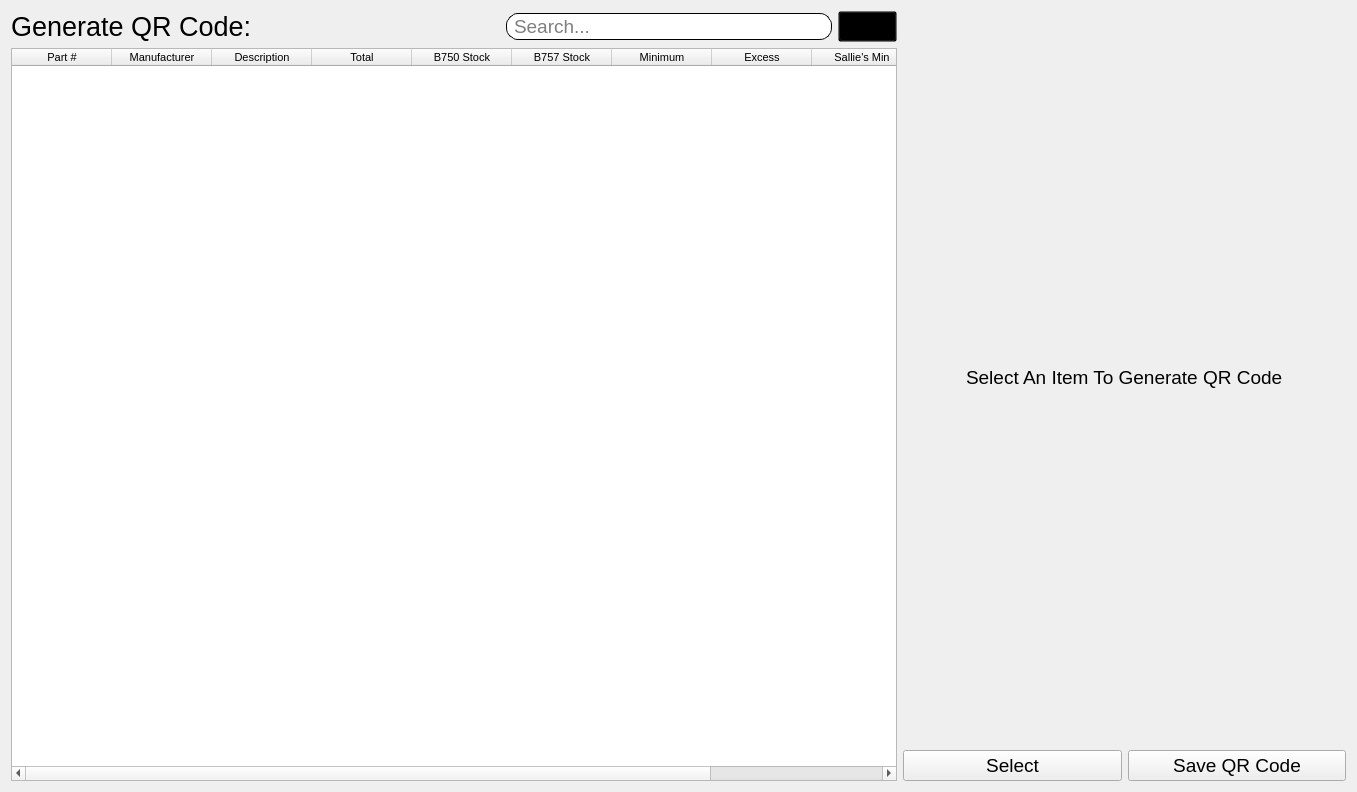
<?xml version="1.0" encoding="UTF-8"?>
<ui version="4.0">
 <class>centralwidget</class>
 <widget class="QWidget" name="centralwidget">
  <property name="geometry">
   <rect>
    <x>0</x>
    <y>0</y>
    <width>1357</width>
    <height>792</height>
   </rect>
  </property>
  <property name="sizePolicy">
   <sizepolicy hsizetype="Expanding" vsizetype="Expanding">
    <horstretch>0</horstretch>
    <verstretch>0</verstretch>
   </sizepolicy>
  </property>
  <property name="font">
   <font>
    <pointsize>14</pointsize>
   </font>
  </property>
  <layout class="QHBoxLayout" name="horizontalLayout_2" stretch="2,1">
   <property name="sizeConstraint">
    <enum>QLayout::SetMaximumSize</enum>
   </property>
   <item>
    <layout class="QVBoxLayout" name="verticalLayout_3">
     <item>
      <layout class="QHBoxLayout" name="horizontalLayout" stretch="3,2,0">
       <property name="sizeConstraint">
        <enum>QLayout::SetNoConstraint</enum>
       </property>
       <item>
        <widget class="QLabel" name="label">
         <property name="font">
          <font>
           <pointsize>20</pointsize>
          </font>
         </property>
         <property name="text">
          <string>Generate QR Code:</string>
         </property>
        </widget>
       </item>
       <item>
        <widget class="QLineEdit" name="search">
         <property name="sizePolicy">
          <sizepolicy hsizetype="Expanding" vsizetype="Fixed">
           <horstretch>0</horstretch>
           <verstretch>0</verstretch>
          </sizepolicy>
         </property>
         <property name="font">
          <font>
           <pointsize>14</pointsize>
          </font>
         </property>
         <property name="focusPolicy">
          <enum>Qt::ClickFocus</enum>
         </property>
         <property name="styleSheet">
          <string notr="true">border: 1px solid black;
           border-radius: 12px;
           padding-left: 5%;
          </string>
         </property>
         <property name="text">
          <string/>
         </property>
         <property name="placeholderText">
          <string>Search...</string>
         </property>
        </widget>
       </item>
       <item>
        <widget class="QPushButton" name="search_icon">
         <property name="styleSheet">
          <string notr="true">background-color: transparent;</string>
         </property>
        </widget>
       </item>
      </layout>
     </item>
     <item>
      <widget class="QTableWidget" name="table">
       <property name="sizePolicy">
        <sizepolicy hsizetype="Expanding" vsizetype="Expanding">
         <horstretch>0</horstretch>
         <verstretch>0</verstretch>
        </sizepolicy>
       </property>
       <property name="maximumSize">
        <size>
         <width>16777215</width>
         <height>16777215</height>
        </size>
       </property>
       <property name="font">
        <font>
         <pointsize>8</pointsize>
        </font>
       </property>
       <property name="showGrid">
        <bool>true</bool>
       </property>
       <property name="sortingEnabled">
        <bool>true</bool>
       </property>
       <property name="rowCount">
        <number>0</number>
       </property>
       <column>
        <property name="text">
         <string>Part #</string>
        </property>
       </column>
       <column>
        <property name="text">
         <string>Manufacturer</string>
        </property>
       </column>
       <column>
        <property name="text">
         <string>Description</string>
        </property>
       </column>
       <column>
        <property name="text">
         <string>Total</string>
        </property>
       </column>
       <column>
        <property name="text">
         <string>B750 Stock</string>
        </property>
       </column>
       <column>
        <property name="text">
         <string>B757 Stock</string>
        </property>
       </column>
       <column>
        <property name="text">
         <string>Minimum</string>
        </property>
       </column>
       <column>
        <property name="text">
         <string>Excess</string>
        </property>
       </column>
       <column>
        <property name="text">
         <string>Sallie's Min</string>
        </property>
       </column>
       <column>
        <property name="text">
         <string>Stock Status</string>
        </property>
       </column>
      </widget>
     </item>
    </layout>
   </item>
   <item>
    <layout class="QVBoxLayout" name="verticalLayout_5">
     <item>
      <layout class="QGridLayout" name="gridLayout">
       <item row="2" column="1">
        <spacer name="verticalSpacer">
         <property name="orientation">
          <enum>Qt::Vertical</enum>
         </property>
         <property name="sizeHint" stdset="0">
          <size>
           <width>20</width>
           <height>40</height>
          </size>
         </property>
        </spacer>
       </item>
       <item row="1" column="1">
        <widget class="QLabel" name="qr_lbl">
         <property name="text">
          <string>Select An Item To Generate QR Code</string>
         </property>
        </widget>
       </item>
       <item row="1" column="0">
        <spacer name="horizontalSpacer">
         <property name="orientation">
          <enum>Qt::Horizontal</enum>
         </property>
         <property name="sizeHint" stdset="0">
          <size>
           <width>40</width>
           <height>20</height>
          </size>
         </property>
        </spacer>
       </item>
       <item row="1" column="2">
        <spacer name="horizontalSpacer_3">
         <property name="orientation">
          <enum>Qt::Horizontal</enum>
         </property>
         <property name="sizeHint" stdset="0">
          <size>
           <width>40</width>
           <height>20</height>
          </size>
         </property>
        </spacer>
       </item>
       <item row="0" column="1">
        <spacer name="verticalSpacer_2">
         <property name="orientation">
          <enum>Qt::Vertical</enum>
         </property>
         <property name="sizeHint" stdset="0">
          <size>
           <width>20</width>
           <height>40</height>
          </size>
         </property>
        </spacer>
       </item>
      </layout>
     </item>
     <item>
      <layout class="QHBoxLayout" name="horizontalLayout_3" stretch="0,0">
       <item>
        <widget class="QPushButton" name="location_btn">
         <property name="sizePolicy">
          <sizepolicy hsizetype="Expanding" vsizetype="Fixed">
           <horstretch>0</horstretch>
           <verstretch>0</verstretch>
          </sizepolicy>
         </property>
         <property name="text">
          <string>Select</string>
         </property>
        </widget>
       </item>
       <item>
        <widget class="QPushButton" name="save_btn">
         <property name="sizePolicy">
          <sizepolicy hsizetype="Expanding" vsizetype="Fixed">
           <horstretch>0</horstretch>
           <verstretch>0</verstretch>
          </sizepolicy>
         </property>
         <property name="text">
          <string>Save QR Code</string>
         </property>
        </widget>
       </item>
      </layout>
     </item>
    </layout>
   </item>
  </layout>
 </widget>
 <resources/>
 <connections/>
</ui>
